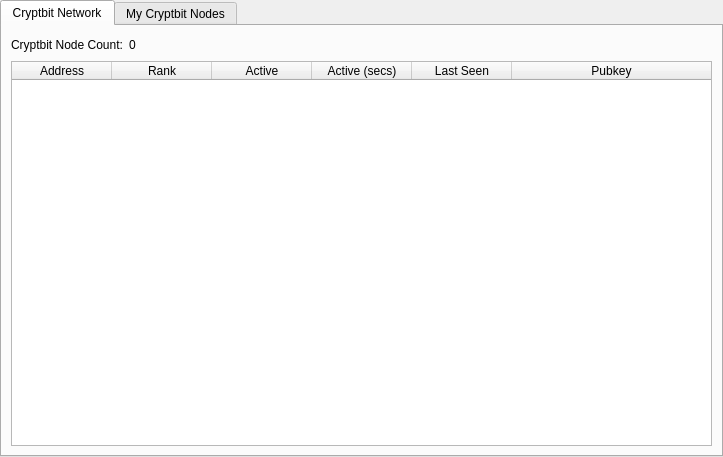
<?xml version="1.0" encoding="UTF-8"?>
<ui version="4.0">
 <class>MasternodeManager</class>
 <widget class="QWidget" name="MasternodeManager">
  <property name="geometry">
   <rect>
    <x>0</x>
    <y>0</y>
    <width>723</width>
    <height>457</height>
   </rect>
  </property>
  <property name="windowTitle">
   <string>Form</string>
  </property>
  <layout class="QVBoxLayout" name="topLayout">
   <property name="leftMargin">
    <number>0</number>
   </property>
   <property name="topMargin">
    <number>0</number>
   </property>
   <property name="rightMargin">
    <number>0</number>
   </property>
   <property name="bottomMargin">
    <number>0</number>
   </property>
   <item>
    <layout class="QVBoxLayout" name="verticalLayout">
     <property name="bottomMargin">
      <number>0</number>
     </property>
     <item>
      <widget class="QTabWidget" name="tabWidget">
       <property name="currentIndex">
        <number>0</number>
       </property>
       <widget class="QWidget" name="tab">
        <attribute name="title">
         <string>Cryptbit Network</string>
        </attribute>
        <layout class="QGridLayout" name="gridLayout">
         <item row="1" column="0">
          <widget class="QTableWidget" name="tableWidget">
           <property name="editTriggers">
            <set>QAbstractItemView::NoEditTriggers</set>
           </property>
           <property name="alternatingRowColors">
            <bool>true</bool>
           </property>
           <property name="selectionBehavior">
            <enum>QAbstractItemView::SelectRows</enum>
           </property>
           <attribute name="horizontalHeaderStretchLastSection">
            <bool>true</bool>
           </attribute>
           <column>
            <property name="text">
             <string>Address</string>
            </property>
           </column>
           <column>
            <property name="text">
             <string>Rank</string>
            </property>
           </column>
           <column>
            <property name="text">
             <string>Active</string>
            </property>
           </column>
           <column>
            <property name="text">
             <string>Active (secs)</string>
            </property>
           </column>
           <column>
            <property name="text">
             <string>Last Seen</string>
            </property>
           </column>
           <column>
            <property name="text">
             <string>Pubkey</string>
            </property>
           </column>
          </widget>
         </item>
         <item row="0" column="0">
          <layout class="QHBoxLayout" name="horizontalLayout_3">
           <property name="bottomMargin">
            <number>0</number>
           </property>
           <item>
            <widget class="QLabel" name="label_2">
             <property name="text">
              <string>Cryptbit Node Count:</string>
             </property>
            </widget>
           </item>
           <item>
            <widget class="QLabel" name="countLabel">
             <property name="text">
              <string>0</string>
             </property>
            </widget>
           </item>
           <item>
            <spacer name="horizontalSpacer_3">
             <property name="orientation">
              <enum>Qt::Horizontal</enum>
             </property>
             <property name="sizeHint" stdset="0">
              <size>
               <width>40</width>
               <height>20</height>
              </size>
             </property>
            </spacer>
           </item>
          </layout>
         </item>
        </layout>
       </widget>
       <widget class="QWidget" name="tab_2">
        <attribute name="title">
         <string>My Cryptbit Nodes</string>
        </attribute>
        <layout class="QGridLayout" name="gridLayout_2">
         <item row="0" column="0">
          <layout class="QVBoxLayout" name="verticalLayout_2">
           <property name="bottomMargin">
            <number>0</number>
           </property>
           <item>
            <layout class="QHBoxLayout" name="horizontalLayout">
             <item>
              <widget class="QPushButton" name="createButton">
               <property name="text">
                <string>&amp;Create...</string>
               </property>
              </widget>
             </item>
             <item>
              <widget class="QPushButton" name="copyAddressButton">
               <property name="text">
                <string>Copy &amp;Address</string>
               </property>
              </widget>
             </item>
             <item>
              <spacer name="horizontalSpacer">
               <property name="orientation">
                <enum>Qt::Horizontal</enum>
               </property>
               <property name="sizeHint" stdset="0">
                <size>
                 <width>40</width>
                 <height>20</height>
                </size>
               </property>
              </spacer>
             </item>
            </layout>
           </item>
           <item>
            <widget class="QTableWidget" name="tableWidget_2">
             <property name="editTriggers">
              <set>QAbstractItemView::NoEditTriggers</set>
             </property>
             <property name="alternatingRowColors">
              <bool>true</bool>
             </property>
             <property name="selectionMode">
              <enum>QAbstractItemView::SingleSelection</enum>
             </property>
             <property name="selectionBehavior">
              <enum>QAbstractItemView::SelectRows</enum>
             </property>
             <attribute name="horizontalHeaderStretchLastSection">
              <bool>true</bool>
             </attribute>
             <column>
              <property name="text">
               <string>Alias</string>
              </property>
             </column>
             <column>
              <property name="text">
               <string>IP/Onion</string>
              </property>
             </column>
             <column>
              <property name="text">
               <string>Status</string>
              </property>
             </column>
             <column>
              <property name="text">
               <string>Collateral Address</string>
              </property>
             </column>
            </widget>
           </item>
           <item>
            <layout class="QHBoxLayout" name="horizontalLayout_2">
             <property name="bottomMargin">
              <number>0</number>
             </property>
             <item>
              <widget class="QPushButton" name="editButton">
               <property name="text">
                <string>&amp;Edit</string>
               </property>
              </widget>
             </item>
             <item>
              <widget class="QPushButton" name="getConfigButton">
               <property name="text">
                <string>&amp;Get Config</string>
               </property>
              </widget>
             </item>
             <item>
              <widget class="QPushButton" name="removeButton">
               <property name="text">
                <string>&amp;Remove</string>
               </property>
              </widget>
             </item>
             <item>
              <spacer name="horizontalSpacer_2">
               <property name="orientation">
                <enum>Qt::Horizontal</enum>
               </property>
               <property name="sizeHint" stdset="0">
                <size>
                 <width>40</width>
                 <height>20</height>
                </size>
               </property>
              </spacer>
             </item>
            </layout>
           </item>
           <item>
            <layout class="QHBoxLayout" name="horizontalLayout_4">
             <property name="bottomMargin">
              <number>0</number>
             </property>
             <item>
              <widget class="QPushButton" name="startButton">
               <property name="text">
                <string>&amp;Start</string>
               </property>
              </widget>
             </item>
             <item>
              <widget class="QPushButton" name="stopButton">
               <property name="text">
                <string>Sto&amp;p</string>
               </property>
              </widget>
             </item>
             <item>
              <spacer name="horizontalSpacer_4">
               <property name="orientation">
                <enum>Qt::Horizontal</enum>
               </property>
               <property name="sizeHint" stdset="0">
                <size>
                 <width>40</width>
                 <height>20</height>
                </size>
               </property>
              </spacer>
             </item>
            </layout>
           </item>
           <item>
            <layout class="QHBoxLayout" name="horizontalLayout_5">
             <property name="bottomMargin">
              <number>0</number>
             </property>
             <item>
              <widget class="QPushButton" name="startAllButton">
               <property name="text">
                <string>S&amp;tart All</string>
               </property>
              </widget>
             </item>
             <item>
              <widget class="QPushButton" name="stopAllButton">
               <property name="text">
                <string>St&amp;op All</string>
               </property>
              </widget>
             </item>
             <item>
              <spacer name="horizontalSpacer_5">
               <property name="orientation">
                <enum>Qt::Horizontal</enum>
               </property>
               <property name="sizeHint" stdset="0">
                <size>
                 <width>40</width>
                 <height>20</height>
                </size>
               </property>
              </spacer>
             </item>
            </layout>
           </item>
          </layout>
         </item>
        </layout>
       </widget>
      </widget>
     </item>
    </layout>
   </item>
  </layout>
 </widget>
 <resources/>
 <connections/>
</ui>
